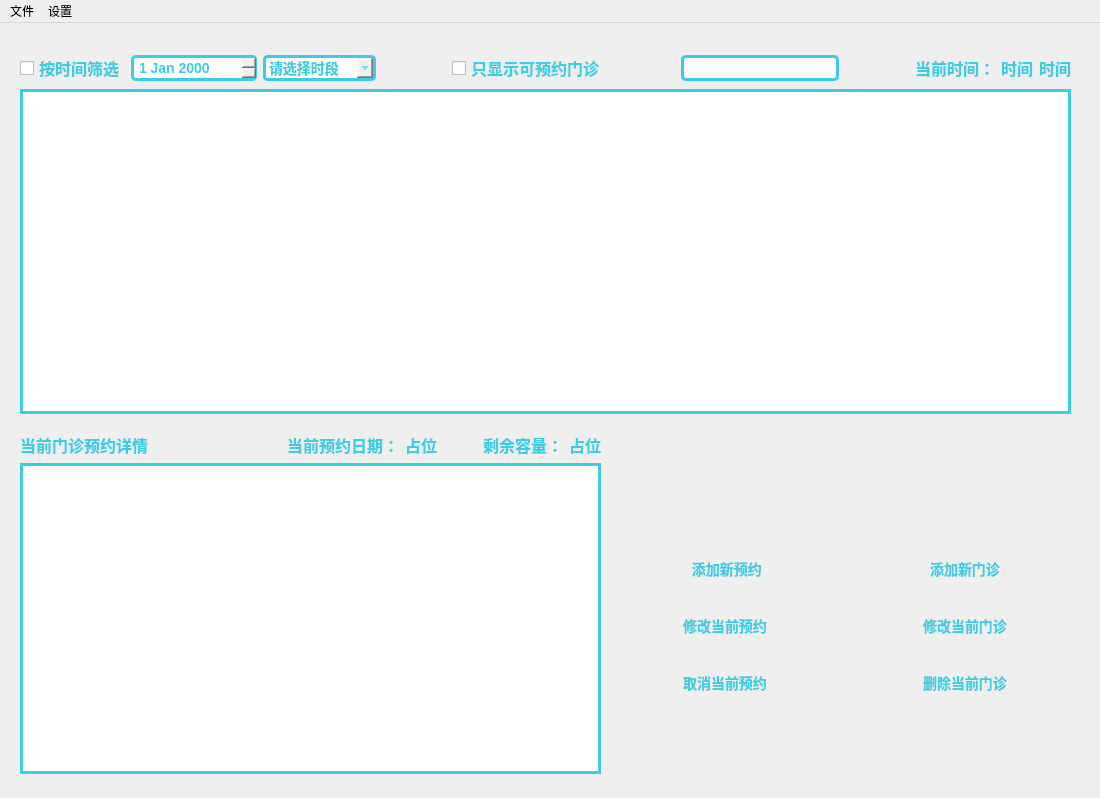
<?xml version="1.0" encoding="UTF-8"?>
<ui version="4.0">
 <class>MainWindow</class>
 <widget class="QMainWindow" name="MainWindow">
  <property name="geometry">
   <rect>
    <x>0</x>
    <y>0</y>
    <width>1100</width>
    <height>798</height>
   </rect>
  </property>
  <property name="windowTitle">
   <string>MainWindow</string>
  </property>
  <property name="windowIcon">
   <iconset resource="rsc.qrc">
    <normaloff>:/image/icon/windowIcon.png</normaloff>:/image/icon/windowIcon.png</iconset>
  </property>
  <property name="styleSheet">
   <string notr="true">QPushButton
{
	font-size: 14px;         
	font: &quot;Microsoft YaHei UI&quot;;
	font-weight: bold;
	color: #3dcce1;

	border: none;
	border-radius: 15px;
	
	min-height: 50px;
	max-height: 50px;

	min-width: 130px;
	max-width: 130px;

	background-image: url(:/image/icon/btn_background.png)
}

QPushButton:disabled
{
	color: rgb(130, 130, 130);
	background-image: url(:/image/icon/btn_background_disabled.png);
}

QPushButton:hover
{
	background-image: url(:/image/icon/btn_background_hover.png)
}

QPushButton:pressed
{
	background-image: url(:/image/icon/btn_background_pressed.png)
}

QMainWindow QLabel
{
	font: &quot;Microsoft YaHei UI&quot;;
	font-size: 16px;	
	font-weight: bold;
	color: #3dcce1;
}

QCheckBox
{
	font: &quot;Microsoft YaHei UI&quot;;
	font-size: 16px;	
	font-weight: bold;
	color: #3dcce1;
}</string>
  </property>
  <widget class="QWidget" name="centralwidget">
   <property name="minimumSize">
    <size>
     <width>1100</width>
     <height>770</height>
    </size>
   </property>
   <property name="maximumSize">
    <size>
     <width>1100</width>
     <height>770</height>
    </size>
   </property>
   <property name="styleSheet">
    <string notr="true">#centralwidget
{
	background-image: url(:/image/icon/ui.png);
}</string>
   </property>
   <widget class="QWidget" name="layoutWidget">
    <property name="geometry">
     <rect>
      <x>20</x>
      <y>410</y>
      <width>581</width>
      <height>341</height>
     </rect>
    </property>
    <layout class="QVBoxLayout" name="verticalLayout">
     <item>
      <layout class="QHBoxLayout" name="horizontalLayout_3">
       <item>
        <widget class="QLabel" name="lb_2">
         <property name="styleSheet">
          <string notr="true"/>
         </property>
         <property name="text">
          <string>当前门诊预约详情</string>
         </property>
        </widget>
       </item>
       <item>
        <spacer name="horizontalSpacer_3">
         <property name="orientation">
          <enum>Qt::Horizontal</enum>
         </property>
         <property name="sizeHint" stdset="0">
          <size>
           <width>40</width>
           <height>20</height>
          </size>
         </property>
        </spacer>
       </item>
       <item>
        <layout class="QHBoxLayout" name="horizontalLayout_2">
         <item>
          <widget class="QLabel" name="lb_3">
           <property name="styleSheet">
            <string notr="true"/>
           </property>
           <property name="text">
            <string>当前预约日期：</string>
           </property>
          </widget>
         </item>
         <item>
          <widget class="QLabel" name="lb_Date_Apt">
           <property name="styleSheet">
            <string notr="true"/>
           </property>
           <property name="text">
            <string>占位</string>
           </property>
          </widget>
         </item>
         <item>
          <spacer name="horizontalSpacer_5">
           <property name="orientation">
            <enum>Qt::Horizontal</enum>
           </property>
           <property name="sizeHint" stdset="0">
            <size>
             <width>40</width>
             <height>20</height>
            </size>
           </property>
          </spacer>
         </item>
         <item>
          <widget class="QLabel" name="lb_4">
           <property name="styleSheet">
            <string notr="true"/>
           </property>
           <property name="text">
            <string>剩余容量：</string>
           </property>
          </widget>
         </item>
         <item>
          <widget class="QLabel" name="lb_AvailableSize">
           <property name="styleSheet">
            <string notr="true"/>
           </property>
           <property name="text">
            <string>占位</string>
           </property>
          </widget>
         </item>
        </layout>
       </item>
      </layout>
     </item>
     <item>
      <widget class="QTableWidget" name="tw_AppointInfo">
       <property name="styleSheet">
        <string notr="true"> #tw_AppointInfo
{
    border: 3px solid #3dcce1;
    background: none;

	font-size: 14px;         
	font: &quot;Microsoft YaHei UI&quot;;
}

#tw_AppointInfo::Item
{
	border:none;
    height:80px;
}

#tw_AppointInfo::item::selected
{
	font-weight: bold;
	background: #3dcce1;
}

QHeaderView::section           
{
    font-size:16px;               
    color:#FFFFFF;                
 
    background:rgb(129, 185, 211);            
    border:none;                   
 
    min-height:36px;             
    max-height:36px;                          
}</string>
       </property>
      </widget>
     </item>
    </layout>
   </widget>
   <widget class="QWidget" name="layoutWidget">
    <property name="geometry">
     <rect>
      <x>20</x>
      <y>30</y>
      <width>1051</width>
      <height>361</height>
     </rect>
    </property>
    <layout class="QVBoxLayout" name="verticalLayout_2">
     <item>
      <layout class="QHBoxLayout" name="horizontalLayout">
       <item>
        <widget class="QCheckBox" name="chkb_EnableFilter">
         <property name="styleSheet">
          <string notr="true"/>
         </property>
         <property name="text">
          <string>按时间筛选</string>
         </property>
        </widget>
       </item>
       <item>
        <widget class="QDateEdit" name="de_Date_Filter">
         <property name="styleSheet">
          <string notr="true">#de_Date_Filter
{
  font: &quot;Microsoft YaHei UI&quot;;
  font-size:14px;
  font-weight: bold;
  color: #3dcce1;
  padding: 1px 15px 1px 3px;
  border:3px solid #3dcce1;;
  border-radius:5px 5px 0px 0px;
}</string>
         </property>
         <property name="buttonSymbols">
          <enum>QAbstractSpinBox::UpDownArrows</enum>
         </property>
        </widget>
       </item>
       <item>
        <widget class="QComboBox" name="comb_Duration_Filter">
         <property name="styleSheet">
          <string notr="true">#comb_Duration_Filter
{
	font: &quot;Microsoft YaHei UI&quot;;
	font-size: 14px;
	font-weight: bold;
	color: #3dcce1;
	padding: 1px 15px 1px 3px;
	border:3px solid #3dcce1;
	border-radius:5px 5px 0px 0px;
}

#comb_Duration_Filter QAbstractItemView
{
	outline: none;
	border:3px solid #3dcce1;
}

#comb_Duration_Filter QAbstractItemView::item
{
	color: #3dcce1;
}

#comb_Duration_Filter QAbstractItemView::item::hover
{
	color: #FFFFFF;
	background-color: #3dcce1;
}

#comb_Duration_Filter QAbstractItemView::item::selected
{
	color: #FFFFFF;
	background-color: #3dcce1;
}</string>
         </property>
         <property name="placeholderText">
          <string>请选择时段</string>
         </property>
        </widget>
       </item>
       <item>
        <spacer name="horizontalSpacer">
         <property name="orientation">
          <enum>Qt::Horizontal</enum>
         </property>
         <property name="sizeHint" stdset="0">
          <size>
           <width>40</width>
           <height>20</height>
          </size>
         </property>
        </spacer>
       </item>
       <item>
        <widget class="QCheckBox" name="chkb_Available">
         <property name="styleSheet">
          <string notr="true"/>
         </property>
         <property name="text">
          <string>只显示可预约门诊</string>
         </property>
        </widget>
       </item>
       <item>
        <spacer name="horizontalSpacer_4">
         <property name="orientation">
          <enum>Qt::Horizontal</enum>
         </property>
         <property name="sizeHint" stdset="0">
          <size>
           <width>40</width>
           <height>20</height>
          </size>
         </property>
        </spacer>
       </item>
       <item>
        <widget class="QLineEdit" name="le_Search">
         <property name="styleSheet">
          <string notr="true">#le_Search
{
	font-size: 14px;
	color: #3dcce1;
	font-weight: bold;
	padding: 1px;
	border-style: solid;
	border: 3px solid #3dcce1;
	border-radius: 5px;

	min-width:150px;  
}
</string>
         </property>
         <property name="text">
          <string/>
         </property>
         <property name="placeholderText">
          <string/>
         </property>
        </widget>
       </item>
       <item>
        <spacer name="horizontalSpacer_2">
         <property name="orientation">
          <enum>Qt::Horizontal</enum>
         </property>
         <property name="sizeHint" stdset="0">
          <size>
           <width>40</width>
           <height>20</height>
          </size>
         </property>
        </spacer>
       </item>
       <item>
        <widget class="QLabel" name="lb_1">
         <property name="styleSheet">
          <string notr="true"/>
         </property>
         <property name="text">
          <string>当前时间：</string>
         </property>
        </widget>
       </item>
       <item>
        <widget class="QLabel" name="lb_curDate">
         <property name="styleSheet">
          <string notr="true"/>
         </property>
         <property name="text">
          <string>时间</string>
         </property>
        </widget>
       </item>
       <item>
        <widget class="QLabel" name="lb_curTime">
         <property name="styleSheet">
          <string notr="true"/>
         </property>
         <property name="text">
          <string>时间</string>
         </property>
        </widget>
       </item>
      </layout>
     </item>
     <item>
      <widget class="QTableWidget" name="tw_OutPatient">
       <property name="styleSheet">
        <string notr="true"> #tw_OutPatient
{
    border: 3px solid #3dcce1;
    background: none;

	font-size: 14px;         
    font-family: &quot;Microsoft YaHei&quot;;
}

#tw_OutPatient::Item
{
	border:none;
    height:80px;
}

#tw_OutPatient::item::selected
{
	font-weight: bold;
	background: #3dcce1;
}

     
QHeaderView::section           
{
    font-size:16px;               
    color:#FFFFFF;                
 
    background: rgb(129, 185, 211);            
    border:none;                   
 
    min-height:48px;             
    max-height:48px;                          
}
 

</string>
       </property>
      </widget>
     </item>
    </layout>
   </widget>
   <widget class="QWidget" name="layoutWidget_2">
    <property name="geometry">
     <rect>
      <x>660</x>
      <y>520</y>
      <width>132</width>
      <height>166</height>
     </rect>
    </property>
    <layout class="QVBoxLayout" name="verticalLayout_3">
     <item>
      <widget class="QPushButton" name="btn_AddAppoint">
       <property name="styleSheet">
        <string notr="true"/>
       </property>
       <property name="text">
        <string> 添加新预约</string>
       </property>
       <property name="icon">
        <iconset resource="rsc.qrc">
         <normaloff>:/image/icon/add.png</normaloff>:/image/icon/add.png</iconset>
       </property>
       <property name="iconSize">
        <size>
         <width>20</width>
         <height>20</height>
        </size>
       </property>
      </widget>
     </item>
     <item>
      <widget class="QPushButton" name="btn_EditApt">
       <property name="styleSheet">
        <string notr="true"/>
       </property>
       <property name="text">
        <string>修改当前预约</string>
       </property>
       <property name="icon">
        <iconset resource="rsc.qrc">
         <normaloff>:/image/icon/edit.png</normaloff>:/image/icon/edit.png</iconset>
       </property>
      </widget>
     </item>
     <item>
      <widget class="QPushButton" name="btn_DeleteApt">
       <property name="styleSheet">
        <string notr="true"/>
       </property>
       <property name="text">
        <string>取消当前预约</string>
       </property>
       <property name="icon">
        <iconset resource="rsc.qrc">
         <normaloff>:/image/icon/delete.png</normaloff>:/image/icon/delete.png</iconset>
       </property>
      </widget>
     </item>
    </layout>
   </widget>
   <widget class="QWidget" name="layoutWidget_3">
    <property name="geometry">
     <rect>
      <x>900</x>
      <y>520</y>
      <width>134</width>
      <height>168</height>
     </rect>
    </property>
    <layout class="QVBoxLayout" name="verticalLayout_4">
     <item>
      <widget class="QPushButton" name="btn_AddOP">
       <property name="minimumSize">
        <size>
         <width>130</width>
         <height>50</height>
        </size>
       </property>
       <property name="maximumSize">
        <size>
         <width>130</width>
         <height>50</height>
        </size>
       </property>
       <property name="styleSheet">
        <string notr="true"/>
       </property>
       <property name="text">
        <string>添加新门诊</string>
       </property>
       <property name="icon">
        <iconset resource="rsc.qrc">
         <normaloff>:/image/icon/add.png</normaloff>:/image/icon/add.png</iconset>
       </property>
       <property name="iconSize">
        <size>
         <width>20</width>
         <height>20</height>
        </size>
       </property>
      </widget>
     </item>
     <item>
      <widget class="QPushButton" name="btn_EditOP">
       <property name="styleSheet">
        <string notr="true"/>
       </property>
       <property name="text">
        <string>修改当前门诊</string>
       </property>
       <property name="icon">
        <iconset resource="rsc.qrc">
         <normaloff>:/image/icon/edit.png</normaloff>:/image/icon/edit.png</iconset>
       </property>
      </widget>
     </item>
     <item>
      <widget class="QPushButton" name="btn_DeleteOP">
       <property name="styleSheet">
        <string notr="true"/>
       </property>
       <property name="text">
        <string>删除当前门诊</string>
       </property>
       <property name="icon">
        <iconset resource="rsc.qrc">
         <normaloff>:/image/icon/delete.png</normaloff>:/image/icon/delete.png</iconset>
       </property>
      </widget>
     </item>
    </layout>
   </widget>
  </widget>
  <widget class="QMenuBar" name="menubar">
   <property name="geometry">
    <rect>
     <x>0</x>
     <y>0</y>
     <width>1100</width>
     <height>25</height>
    </rect>
   </property>
   <widget class="QMenu" name="menu_File">
    <property name="title">
     <string>文件</string>
    </property>
    <widget class="QMenu" name="menu_Import">
     <property name="title">
      <string>导入</string>
     </property>
     <addaction name="action_JSON_Import"/>
    </widget>
    <widget class="QMenu" name="menu_SaveAs">
     <property name="title">
      <string>另存为</string>
     </property>
     <addaction name="action_JSON_SaveAs"/>
    </widget>
    <widget class="QMenu" name="menu_New">
     <property name="title">
      <string>新建</string>
     </property>
     <addaction name="action_JSON_New"/>
    </widget>
    <addaction name="menu_New"/>
    <addaction name="menu_Import"/>
    <addaction name="menu_SaveAs"/>
    <addaction name="action_Save"/>
   </widget>
   <widget class="QMenu" name="menu_3">
    <property name="title">
     <string>设置</string>
    </property>
    <widget class="QMenu" name="menu_BGM">
     <property name="title">
      <string>背景音乐</string>
     </property>
     <addaction name="action_Mute"/>
     <addaction name="action_BGM01"/>
     <addaction name="action_BGM02"/>
    </widget>
    <addaction name="action_Admin"/>
    <addaction name="menu_BGM"/>
   </widget>
   <addaction name="menu_File"/>
   <addaction name="menu_3"/>
  </widget>
  <action name="action_Admin">
   <property name="checkable">
    <bool>false</bool>
   </property>
   <property name="text">
    <string>开启管理员权限</string>
   </property>
  </action>
  <action name="action_JSON_Import">
   <property name="text">
    <string>JSON文件(.json)</string>
   </property>
  </action>
  <action name="action_JSON_SaveAs">
   <property name="text">
    <string>JSON文件(.json)</string>
   </property>
  </action>
  <action name="action_Save">
   <property name="text">
    <string>保存</string>
   </property>
  </action>
  <action name="action_Mute">
   <property name="text">
    <string>关闭背景音乐</string>
   </property>
  </action>
  <action name="action_BGM01">
   <property name="text">
    <string>音乐01</string>
   </property>
  </action>
  <action name="action_BGM02">
   <property name="text">
    <string>音乐02</string>
   </property>
  </action>
  <action name="action_JSON_New">
   <property name="text">
    <string>JSON文件(.json)</string>
   </property>
  </action>
 </widget>
 <resources>
  <include location="rsc.qrc"/>
 </resources>
 <connections/>
</ui>
